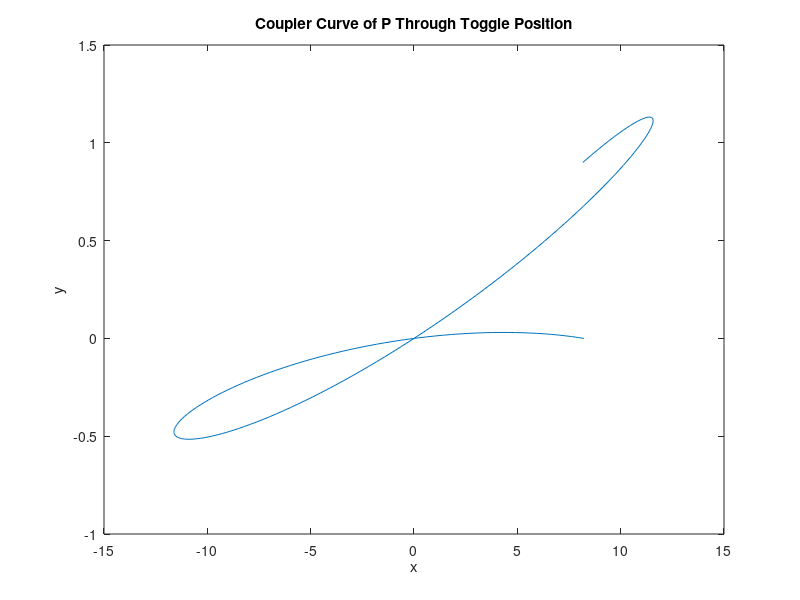

Write MATLAB code to recreate this figure.
clear; clc;

a =0.785; b=0.356; c=0.950; d=0.544;
thetaAP = char(56);
theta1 = 0;
omega2 = 2*pi*100/60;

theta2 = deg2rad(0:2:360);


L2=a; L3=b; L4=c; L1=d;

k1=d/a; 
k2=d/c; 
k3=(a^2-b^2+c^2+d^2)/(2*a*c);

A = cos(theta2) -k1-k2*cos(theta2)+k3;
B = -2*sin(theta2);
C = k1-(k2+1)*cos(theta2)+k3;

theta4 = 2*atan(-B+sqrt(B.^2-4*A.*C))./(2*A); 2*atan(-B-sqrt(B.^2-4*A.*C))./(2*A);

k4=d/b; 
k5=(c^2-d^2-a^2-b^2)/(2*a*b);

D = cosd(theta2)-k1+k4*cosd(theta2) + k5;
E = -2*sind(theta2);
F = k1+(k4-1)*cosd(theta2)+k5;

theta3 = 2*atand((-E-sqrt(E.^2-4*D.*F))./(2*D)); 2*atand((-E+sqrt(E.^2-4*D.*F))./(2*D));

omega3 = ((a*omega2)/b)*(sin(theta4-theta2)/sin(theta3-theta4));
omega4 = ((a*omega2)/c)*(sin(theta2-theta3)/sin(theta4-theta3));

VA = a*omega2*(-sin(theta2)+cos(theta2));
VBA = b*omega2*(-sin(theta3)+cos(theta3));
VB = c*omega2*(-sin(theta4)+cos(theta4));

AP = 1.09;

VPA = AP*omega3;
VP = VA + VPA;


VPx = VP.*cosd(theta2);
VPy = VP.*sind(theta2);

plot ([VPx],[VPy])
xlabel('x');
ylabel('y');
title('Coupler Curve of P Through Toggle Position');
